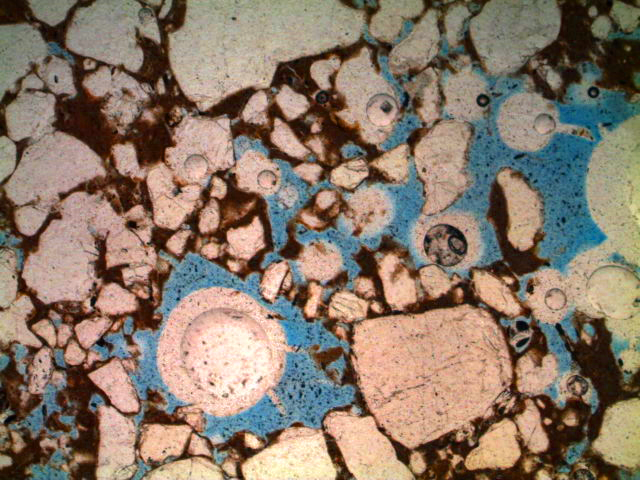
//> input picture treino/selecionadas/FOTO010.png, 640 x 480 px
$ ./treino_emd_laminas   (built with g++ and OpenCV 4)
//> lines starting //> are read from the running program, lines starting //| are printed output that depends on the picture
#include <iostream>
#include <vector>
#include <limits>
#include <fstream>
#include <string>
#include <stdio.h>
#include "opencv2/opencv.hpp"
#include <time.h>
#include <stdio.h>

using namespace cv;
using namespace std;

struct posLAB {
  int L;
  int a;
  int b;
  int n;
};


// Cores das laminas BGR
int argila[3] = {129,129,129};
int rocha[3]  = {153,0, 153};
int poro[3]   = {255,255,255};

/** Modificar o Limiar de Treino **/
int limiar = 5;

vector<Mat> argilaPatches;
vector<Mat> rochaPatches;
vector<Mat> poroPatches;


/*
* Funcao responsavel por salvar a informaao de um patch em um
* arquivo de texto.
**/
// [13 lines left out: function saveDataPatcheinFile, not called in this run]

/*
* Funcao para salvar os dados de todos os patches
**/
// [5 lines left out: function savePatchesClasses, not called in this run]

/*
* Funcao que exibe as informacoes dos patches
**/
// [5 lines left out: function printInfoPatches, not called in this run]

/*
* Funcao que verifica se o patch e representativo
* e retorna a que classe de tecido ele pertence (1..10)
* Se nao for representativo retorna 0.
**/
// [18 lines left out: function checkColorPatch, not called in this run]


/*
* Funcao que verifica se o patch esta adicionado
* caso contrario adiciona o patch na lista de patches
**/
// [17 lines left out: function checkPosLAB, not called in this run]


/*
* Funcao que converte a estruta Mat em
* Signal. Para poder usar a EMD.
**/
// [20 lines left out: function convertInSignal, not called in this run]

/*
* Funcao responsavel por comparar dois patches
* usando a metrica EMD
**/
float comparePatchEMD(Mat patch1, Mat patch2){
    return cv::EMD(patch1, patch2, CV_DIST_L2);
}

/*
* Compara a distancia de um patch com um
* conjunto de patches
**/
// [9 lines left out: function comparePatchWithBasePatchs, not called in this run]


/*
* Funcao responsavel por extrair os patches
* representativos para servir de base para
* a classificacao.
*/
// [30 lines left out: function splitPatches, not called in this run]


int main(){

    time_t start,end;

	vector<String> vecImgOriginal;
	vector<String> vecImgGD;

 	Mat imgOriginal, imgOriginalLAB, imgGD;

 	vecImgOriginal.push_back("treino/selecionadas/FOTO010.png");
 	vecImgGD.push_back("treino/selecionadas/ground_truth_FOTO010.png");

 	vecImgOriginal.push_back("treino/selecionadas/FOTO031.png");
 	vecImgGD.push_back("treino/selecionadas/ground_truth_2_FOTO031.png");

 	vecImgOriginal.push_back("treino/selecionadas/FOTO032.png");
	vecImgGD.push_back("treino/selecionadas/ground_truth_2_FOTO032.png");

 	vecImgOriginal.push_back("treino/selecionadas/FOTO046.png");
 	vecImgGD.push_back("treino/selecionadas/ground_truth_2_FOTO046.png");

 	vecImgOriginal.push_back("treino/selecionadas/FOTO047.png");
 	vecImgGD.push_back("treino/selecionadas/ground_truth_FOTO047.png");

 	vector<Mat> imgAuxLab;
 	vector<Mat> imgAuxGD;

 	for (int i = 0; i < vecImgGD.size(); i++){
 		cout << " ************** Lendo as Imagens ************ \n";
 		imgAuxLab.push_back(imread(vecImgOriginal[i]));
//> imgAuxLab[0] is the input picture: 480 rows x 640 cols, CV_8UC3; mean B, G, R 106.8, 121.9, 138.7
 		imgAuxGD.push_back(imread(vecImgGD[i]));
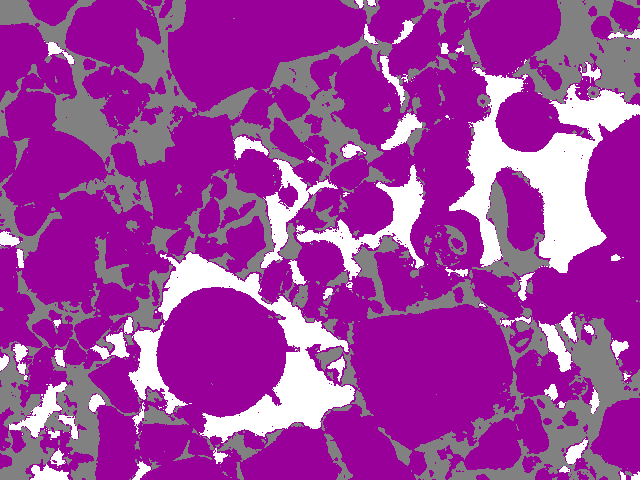
//> input picture treino/selecionadas/ground_truth_FOTO010.png, 640 x 480 px
//> imgAuxGD[0] is the input picture: 480 rows x 640 cols, CV_8UC3; mean B, G, R 161.4, 60.9, 161.4
 		imgAuxLab[i] = imgAuxLab[i]/4;
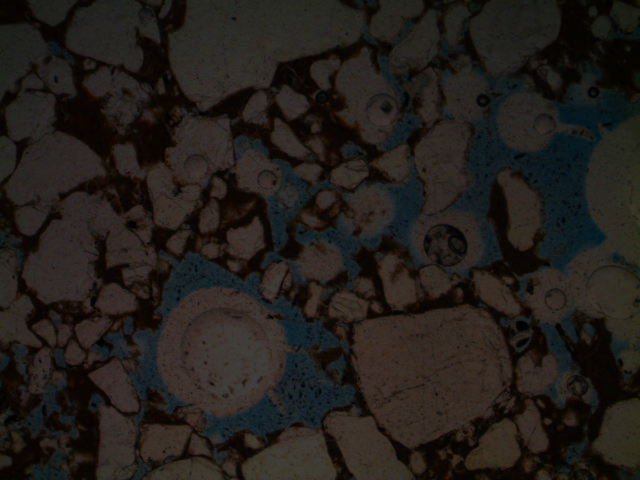
//> imgAuxLab[0]: 480 rows x 640 cols, CV_8UC3; mean B, G, R 26.7, 30.5, 34.7
 		cv::cvtColor(imgAuxLab[i], imgAuxLab[i],CV_BGR2Lab);
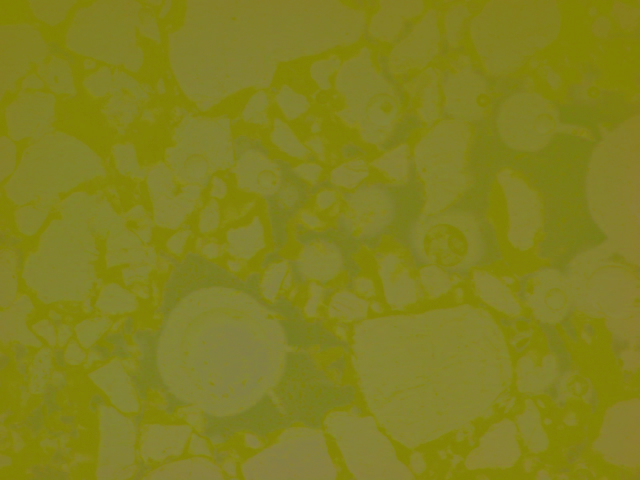
//> imgAuxLab[0]: 480 rows x 640 cols, CV_8UC3; mean B, G, R 31, 129.2, 130.9
 	}
//> pass 2 of the loop `for (int i = 0; i < vecImgGD.size(); i++)`:
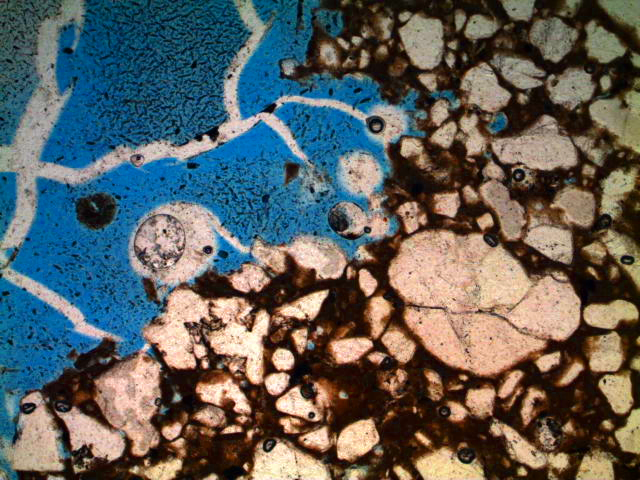
//> input picture treino/selecionadas/FOTO031.png, 640 x 480 px
//> imgAuxLab[1] is the input picture: 480 rows x 640 cols, CV_8UC3; mean B, G, R 94.9, 97.2, 94.5
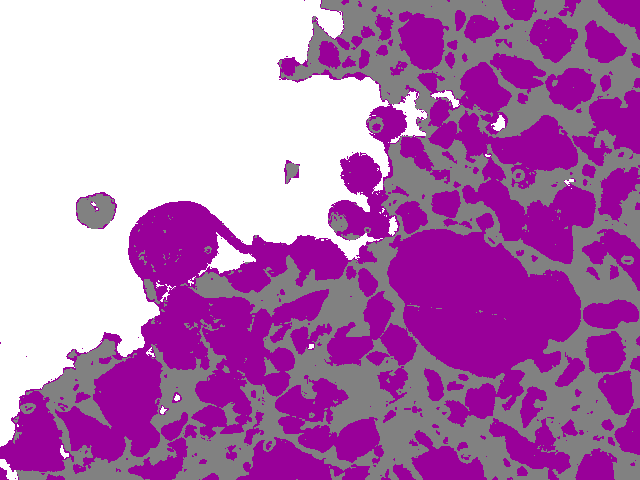
//> input picture treino/selecionadas/ground_truth_2_FOTO031.png, 640 x 480 px
//> imgAuxGD[1] is the input picture: 480 rows x 640 cols, CV_8UC3; mean B, G, R 179.7, 117.9, 179.7
//> `cv::cvtColor(imgAuxLab[i], imgAuxLab[i],CV_BGR2Lab);`:
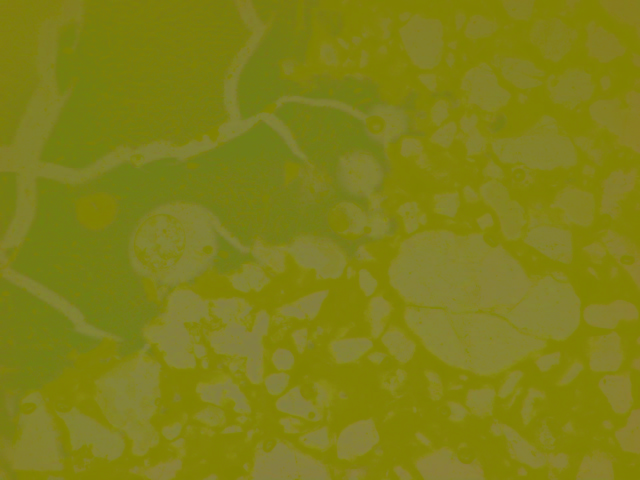
//> imgAuxLab[1]: 480 rows x 640 cols, CV_8UC3; mean B, G, R 23.4, 128.3, 128.2
//> pass 3 of the loop `for (int i = 0; i < vecImgGD.size(); i++)`:
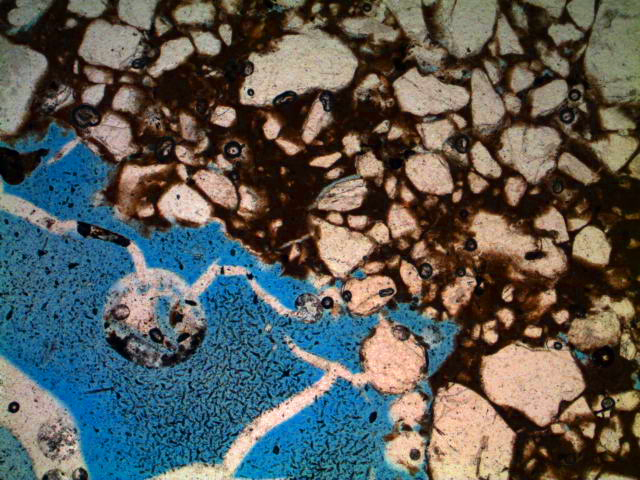
//> input picture treino/selecionadas/FOTO032.png, 640 x 480 px
//> imgAuxLab[2] is the input picture: 480 rows x 640 cols, CV_8UC3; mean B, G, R 87.9, 91.5, 89.7
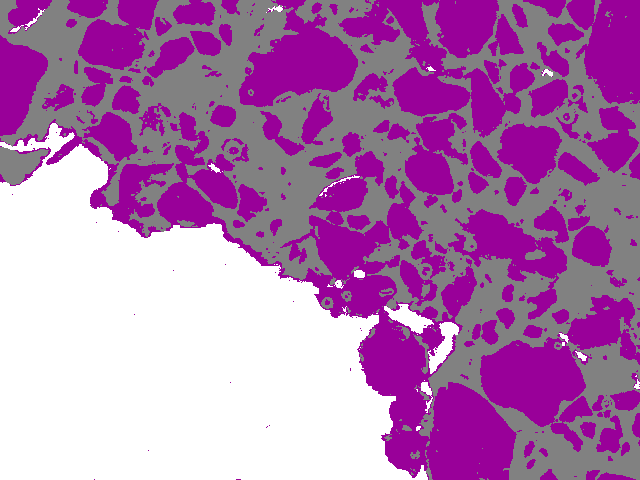
//> input picture treino/selecionadas/ground_truth_2_FOTO032.png, 640 x 480 px
//> imgAuxGD[2] is the input picture: 480 rows x 640 cols, CV_8UC3; mean B, G, R 177.5, 120.4, 177.5
//> `cv::cvtColor(imgAuxLab[i], imgAuxLab[i],CV_BGR2Lab);`:
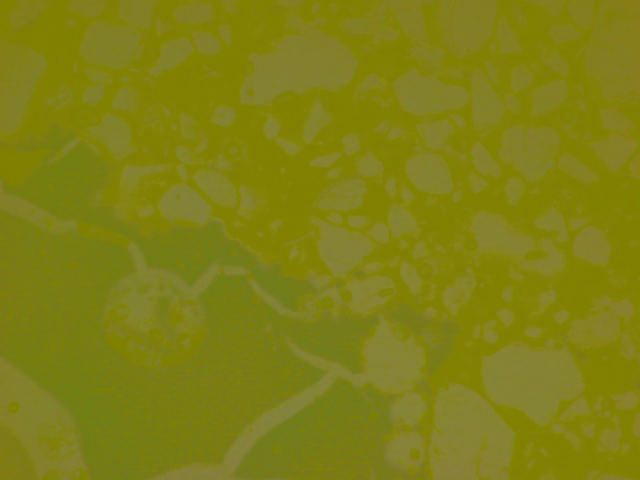
//> imgAuxLab[2]: 480 rows x 640 cols, CV_8UC3; mean B, G, R 21.8, 128.1, 128.4
//> (the run ends here: the program stops with an error, at `imgAuxLab[i] = imgAuxLab[i]/4;`)
